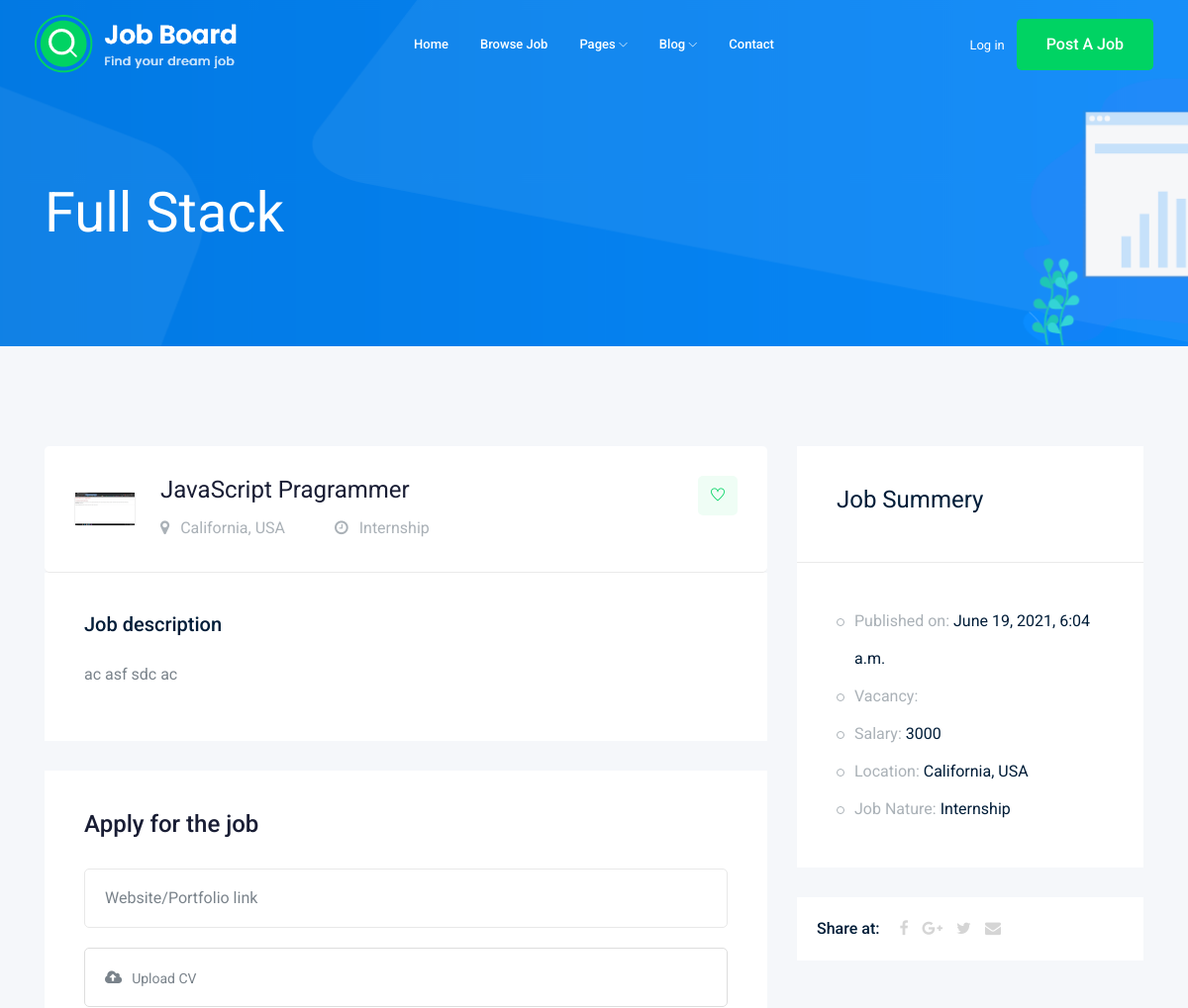
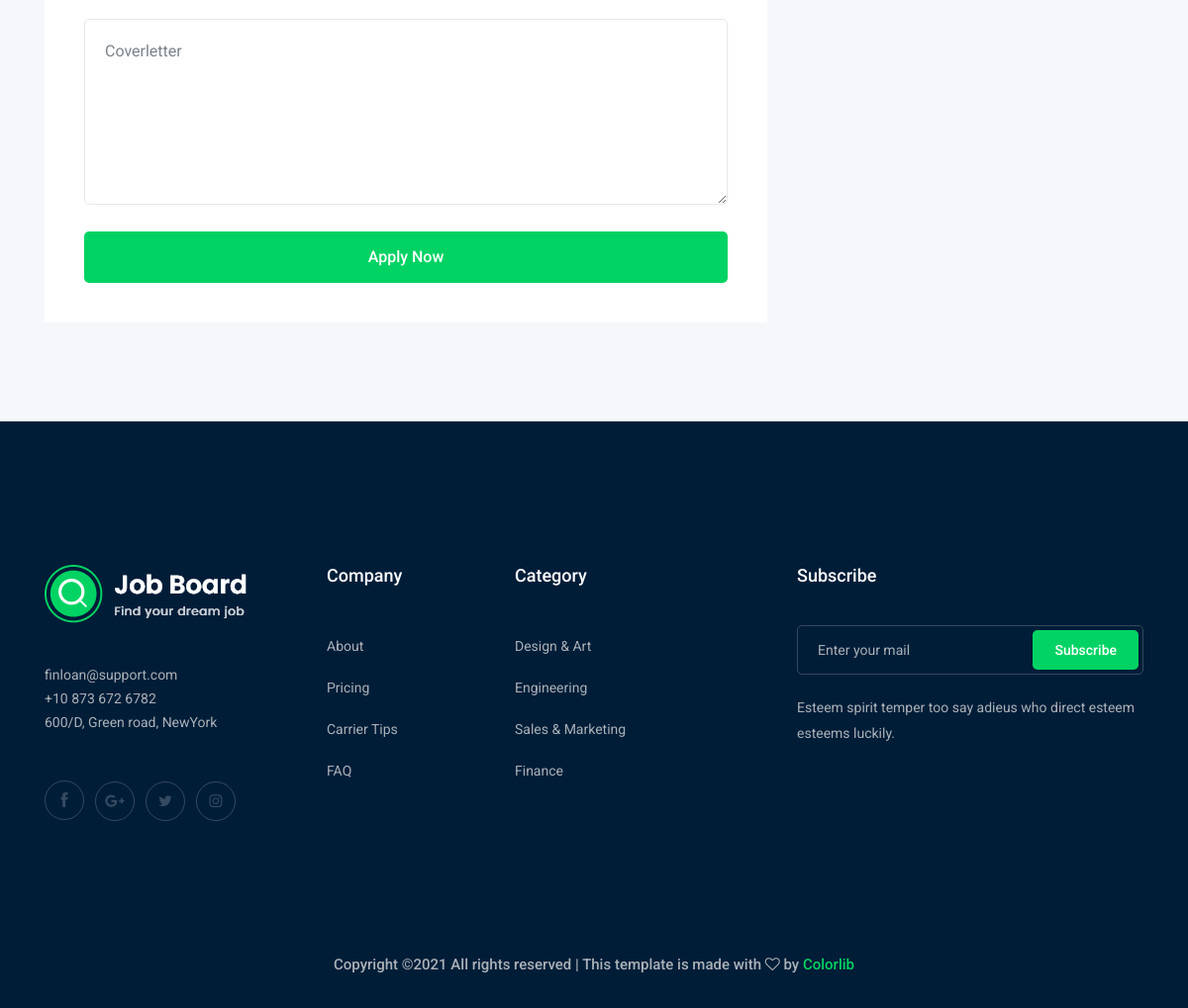
Screenshot of /jobs/javascript-pragrammer with the database file from the repository (2 pictures, top to bottom).
### job/models.py (models this page shows, shortened)
class Job(models.Model):
	employer = models.ForeignKey(User,  on_delete=models.CASCADE)
	title = models.CharField(max_length=50)
	job_type = models.CharField(max_length=50,choices = jobType)
	Description = models.TextField(max_length = 1000)
	publishedAt = models.DateTimeField(auto_now=True)
	Vacancy = models.IntegerField(default=1)
	salary = models.IntegerField(default=0)
	exp = models.IntegerField(default=1)
	cat = models.ForeignKey(Category,verbose_name = "Category Name", on_delete=models.CASCADE)
	image = models.ImageField(upload_to=image_upload,default='media/default/job-offer-on-orange-note-260nw-752376046.jpg')
	slug = models.SlugField(blank=True,null=True)

class Category(models.Model):
    name = models.CharField(max_length=50)
    def __str__(self):
	    return self.name

### job/views.py (the view, shortened to what this page needs)
# urls.py: path('<str:slug>', views.jobDetail,name="jobDetail"),
def jobDetail(request,slug):
        job = Job.objects.get(slug = slug)
        return render(request, 'job/jobDetail.html', {'job':job})

### job/templates/job/jobDetail.html (shortened to what this page needs)
{% extends 'base.html' %}
{% block body %}
    <div class="bradcam_area bradcam_bg_1">
        <div class="container">
            <div class="row">
                <div class="col-xl-12">
                    <div class="bradcam_text">
                        <h3>{{job.cat}}</h3>
                    </div>
                </div>
            </div>
        </div>
    </div>
    <div class="job_details_area">
        <div class="container">
            <div class="row">
                <div class="col-lg-8">
                    <div class="job_details_header">
                        <div class="single_jobs white-bg d-flex justify-content-between">
                            <div class="jobs_left d-flex align-items-center">
                                <div class="thumb">
                                    <img src="{{job.image.url}}" alt="">
                                </div>
                                <div class="jobs_conetent">
                                    <a href="#"><h4>{{job.title}}</h4></a>
                                    <div class="links_locat d-flex align-items-center">
                                        <div class="location">
                                            <p> <i class="fa fa-map-marker"></i> California, USA</p>
                                        </div>
                                        <div class="location">
                                            <p> <i class="fa fa-clock-o"></i> {{job.job_type}}</p>
                                        </div>
                                    </div>
                                </div>
                            </div>
                            <div class="jobs_right">
                                <div class="apply_now">
                                    <a class="heart_mark" href="#"> <i class="ti-heart"></i> </a>
                                </div>
                            </div>
                        </div>
                    </div>
                    <div class="descript_wrap white-bg">
                        <div class="single_wrap">
                            <h4>Job description</h4>
                            <p>{{job.Description}}</p>
                        </div>
                    </div>
                    <div class="apply_job_form white-bg">
                        <h4>Apply for the job</h4>
                        <form method="POST" enctype="multipart/form-data">
                            <div class="row">
                                <div class="col-md-12">
                                    <div class="input_field">
                                        <input name="protifolio" type="text" placeholder="Website/Portfolio link">
                                    </div>
                                </div>
                                <div class="col-md-12">
                                    <div class="input-group">
                                        <div class="input-group-prepend">
                                          <button type="button" id="inputGroupFileAddon03"><i class="fa fa-cloud-upload" aria-hidden="true"></i>
                                          </button>
                                        </div>
                                        <div class="custom-file">
                                          <label class="custom-file-label" for="inputGroupFile03">Upload CV</label>
                                        </div>
                                      </div>
                                </div>
                                <div class="col-md-12">
                                    <div class="input_field">
                                        <textarea name="coverLetter" id="" cols="30" rows="10" placeholder="Coverletter"></textarea>
                                    </div>
                                </div>
                                <div class="col-md-12">
                                    <div class="submit_btn">
                                        <button class="boxed-btn3 w-100" type="submit">Apply Now</button>
                                    </div>
                                </div>
                            </div>
                        </form>
                    </div>
                </div>
                <div class="col-lg-4">
                    <div class="job_sumary">
                        <div class="summery_header">
                            <h3>Job Summery</h3>
                        </div>
                        <div class="job_content">
                            <ul>
                                <li>Published on: <span>{{job.publishedAt}}</span></li>
                                <li>Vacancy: </li>
                                <li>Salary: <span>{{job.salary}}</span></li>
                                <li>Location: <span>California, USA</span></li>
                                <li>Job Nature: <span> {{job.job_type}}</span></li>
                            </ul>
                        </div>
                    </div>
                    <div class="share_wrap d-flex">
                        <span>Share at:</span>
                        <ul>
                            <li><a href="#"> <i class="fa fa-facebook"></i></a> </li>
                            <li><a href="#"> <i class="fa fa-google-plus"></i></a> </li>
                            <li><a href="#"> <i class="fa fa-twitter"></i></a> </li>
                            <li><a href="#"> <i class="fa fa-envelope"></i></a> </li>
                        </ul>
                    </div>
                    <div class="job_location_wrap">
                        <div class="job_lok_inner">
                            <div id="map" style="height: 200px;"></div>
                          </div>
                    </div>
                </div>
            </div>
        </div>
    </div>
{% endblock body %}

### templates/base.html (style rules this page uses)
.thumb { background-image: initial; background-color: rgb(28, 31, 32); border-color: rgb(52, 57, 59); padding: 0px !important; width: fit-content !important; height: fit-content !important; }
.thumb img { width:60px; }

### rows the page displays
Job: cat "Full Stack", image (picture), title "JavaScript Pragrammer", job_type "Internship", Description "ac asf sdc ac", publishedAt "June 19, 2021, 6:04 a.m.", salary "3000"
